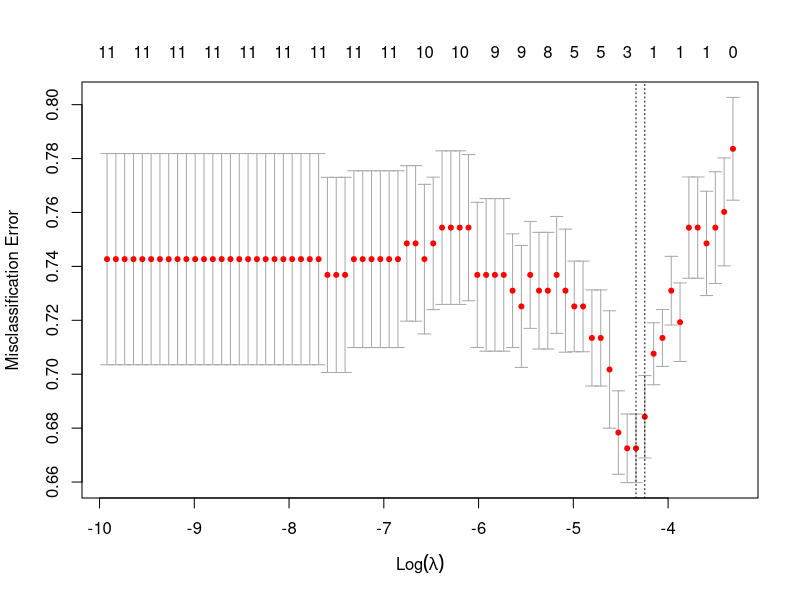

R code for this plot:
## ---- chunk 1
# Packages
library(caret)
library(glmnet)
library(dplyr)

## ---- chunk 2
# Read data
Sixty_Minutes_Macro <- read.csv("Burning Macro and Micro Data - 60 Minutes  - Macro.csv",
                 stringsAsFactors = FALSE)
## ---- chunk 3
# Set outcome
Sixty_Minutes_Macro$Tool <- as.factor(Sixty_Minutes_Macro$Tool)

# Remove rows with missing data
lasso_data_complete <- na.omit(Sixty_Minutes_Macro)

# Check how many rows remain
nrow(lasso_data_complete)
## ---- chunk 4
# Separate outcome and predictors
y <- lasso_data_complete$Tool

x_raw <- lasso_data_complete %>%
  select(-Tool)

# Check near-zero variance variables
nzv_metrics <- nearZeroVar(
  x_raw,
  freqCut = 95/5,
  uniqueCut = 10,
  saveMetrics = TRUE
)

nzv_metrics

# See which variables are flagged
nzv_metrics[nzv_metrics$nzv == TRUE, ]

# Remove near-zero variance predictors
nzv_vars <- rownames(nzv_metrics[nzv_metrics$nzv == TRUE, ])

x_filtered <- x_raw %>%
  select(-all_of(nzv_vars))
## ---- chunk 5
# Dummy-code categorical predictors
dummy_model <- dummyVars(~ ., data = x_filtered, fullRank = TRUE)

x <- predict(dummy_model, newdata = x_filtered)

# Make sure x is a matrix
x <- as.matrix(x)
## ---- chunk 6
set.seed(42)

cv_lasso <- cv.glmnet(
  x = x,
  y = y,
  family = "multinomial",
  alpha = 1,
  type.measure = "class",
  nfolds = 10,
  standardize = FALSE
)

# Plot cross-validation curve
plot(cv_lasso)

# Best lambda
cv_lasso$lambda.min

# More conservative lambda
cv_lasso$lambda.1se
## ---- chunk 7
# Coefficients at lambda.min
coef_min <- coef(cv_lasso, s = "lambda.min")

# Coefficients at lambda.1se
coef_1se <- coef(cv_lasso, s = "lambda.1se")
## ---- chunk 8
# Function to pull non-zero coefficients by class
get_selected_vars <- function(coef_object) {
  selected <- lapply(coef_object, function(class_coef) {
    temp <- as.matrix(class_coef)
    rownames(temp)[temp[, 1] != 0]
  })
  
  selected <- lapply(selected, function(vars) {
    vars[vars != "(Intercept)"]
  })
  
  return(selected)
}

selected_min <- get_selected_vars(coef_min)
selected_1se <- get_selected_vars(coef_1se)

selected_min
selected_1se
## ---- chunk 9
# Classification accuracy for lambda.min and lambda.1se

# Predicted classes for lambda.min
pred_min <- predict(
  cv_lasso,
  newx = x,
  s = "lambda.min",
  type = "class"
)

# Predicted classes for lambda.1se
pred_1se <- predict(
  cv_lasso,
  newx = x,
  s = "lambda.1se",
  type = "class"
)

# Convert predictions to factors with the same levels as your outcome
pred_min <- factor(pred_min[, 1], levels = levels(y))
pred_1se <- factor(pred_1se[, 1], levels = levels(y))

# Calculate classification accuracy
accuracy_min <- mean(pred_min == y)
accuracy_1se <- mean(pred_1se == y)

# Overall accuracy results
accuracy_min
accuracy_1se
## ---- chunk 10
# Function for accuracy by tool type
accuracy_by_tool <- function(actual, predicted) {
  
  results <- data.frame(
    Tool = levels(actual),
    Correct = NA,
    Total = NA,
    Accuracy = NA
  )
  
  for (i in seq_along(levels(actual))) {
    
    tool <- levels(actual)[i]
    
    tool_rows <- actual == tool
    
    results$Correct[i] <- sum(predicted[tool_rows] == actual[tool_rows])
    results$Total[i] <- sum(tool_rows)
    results$Accuracy[i] <- results$Correct[i] / results$Total[i]
  }
  
  return(results)
}
## ---- chunk 11
# Accuracy by tool type for lambda.min
accuracy_min <- accuracy_by_tool(
  actual = y,
  predicted = pred_min
)

accuracy_min

# Accuracy by tool type for lambda.1se
accuracy_1se <- accuracy_by_tool(
  actual = y,
  predicted = pred_1se
)

accuracy_1se
## ---- chunk 12
# Confusion matrix for lambda.min
confusionMatrix(
  data = pred_min,
  reference = y
)

# Confusion matrix for lambda.1se
confusionMatrix(
  data = pred_1se,
  reference = y
)
